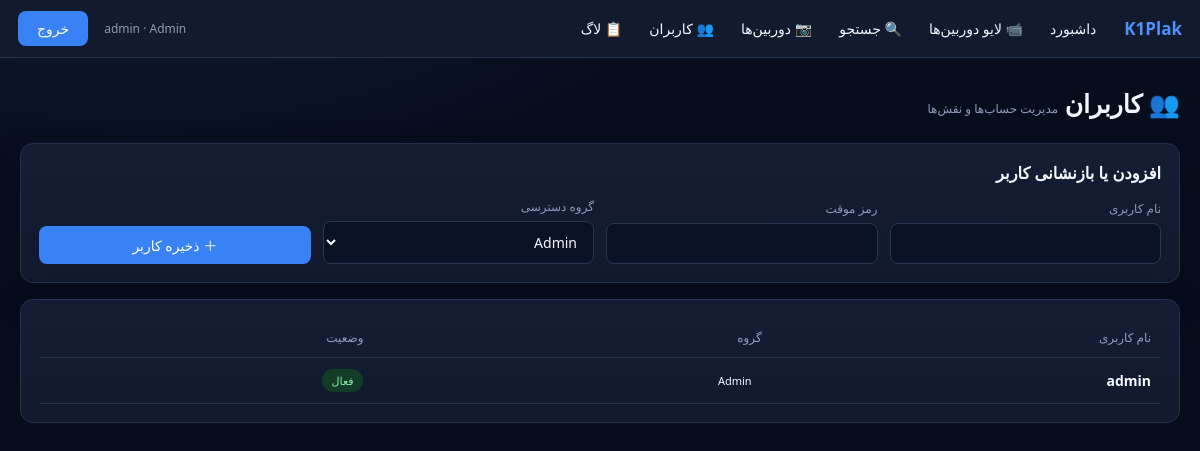
The app's page /users (signed in) with its own data.
### tables this page shows
CREATE TABLE users(id INTEGER PRIMARY KEY, username TEXT UNIQUE, password_hash TEXT NOT NULL, group_id INTEGER, must_change INTEGER DEFAULT 0, active INTEGER DEFAULT 1, FOREIGN KEY(group_id) REFERENCES groups(id));

CREATE TABLE groups(id INTEGER PRIMARY KEY, name TEXT UNIQUE, permissions TEXT NOT NULL);

### webapp.py (the view, shortened to what this page needs)
@app.route("/users",methods=["GET","POST"])
def users():
    x=need("manage_users")
    if x:return x
    c=db()
    return render_template("users.html",users=c.execute("SELECT u.username,u.active,g.name group_name FROM users u JOIN groups g ON g.id=u.group_id ORDER BY u.username").fetchall(),groups=c.execute("SELECT name FROM groups").fetchall())

### webapp.py (called while the page is built)
def db():
    c=sqlite3.connect(DB_PATH); c.row_factory=sqlite3.Row; c.executescript(SCHEMA)
    c.execute("INSERT OR IGNORE INTO groups(id,name,permissions) VALUES(1,'Admin',?)",(DEFAULT_PERMS,))
    c.execute("INSERT OR IGNORE INTO groups(name,permissions) VALUES('Operator','view_live,export_reports')")
    c.execute("INSERT OR IGNORE INTO groups(name,permissions) VALUES('Supervisor','view_logs,manage_users')")
    c.execute("INSERT OR IGNORE INTO users(username,password_hash,group_id,must_change) VALUES('admin',?,?,1)",
              (generate_password_hash("admin123"),1)); c.commit(); return c

def perms():
    c=db(); r=c.execute("SELECT g.permissions FROM users u JOIN groups g ON g.id=u.group_id WHERE u.username=?",(session.get("user"),)).fetchone()
    return set((r["permissions"] if r else "").split(","))

def need(permission):
    if not session.get("user"): return redirect(url_for("login",next=request.path))
    if permission and permission not in perms() and "Admin" not in session.get("group",""): abort(403)
    return None

@app.before_request
def session_guard():
    if session.get("user"): session.permanent=True

### templates/users.html
{% extends "base.html" %}{% block content %}<h1 class="page-title">👥 کاربران <small>مدیریت حساب‌ها و نقش‌ها</small></h1><div class="card"><div class="section-head"><h3>افزودن یا بازنشانی کاربر</h3></div><form method="post" class="form-grid"><div><label>نام کاربری</label><input name="username" required></div><div><label>رمز موقت</label><input name="password" type="password" required></div><div><label>گروه دسترسی</label><select name="group">{% for g in groups %}<option>{{g.name}}</option>{% endfor %}</select></div><button class="btn">＋ ذخیره کاربر</button></form></div><div class="card"><div class="table-wrap"><table class="table"><tr><th>نام کاربری</th><th>گروه</th><th>وضعیت</th></tr>{% for u in users %}<tr><td><strong>{{u.username}}</strong></td><td><span class="badge badge-info">{{u.group_name}}</span></td><td>{% if u.active %}<span class="badge badge-ok">فعال</span>{% else %}<span class="badge badge-off">غیرفعال</span>{% endif %}</td></tr>{% else %}<tr><td colspan="3" class="empty">کاربری ثبت نشده است.</td></tr>{% endfor %}</table></div></div>{% endblock %}

### static/style.css (style rules this page uses)
:root { --bg:#080d1d;--panel:#131b31;--line:#25314d;--text:#f5f7ff;--muted:#8e9ab7;--blue:#3982f5;--green:#22c55e;--red:#ef4444;--gold:#eab308 }
* { box-sizing:border-box }
html { background:var(--bg) }
body { margin:0;min-height:100vh;background:radial-gradient(900px 440px at 12% -12%,#19336166,transparent 65%),var(--bg);color:var(--text);font-family:Tahoma,"Segoe UI",sans-serif;font-size:14px }
.page-title { font-size:25px;margin:0 0 23px;font-weight:900 }
.page-title small { font-size:12px;color:var(--muted);font-weight:400 }
.card { background:linear-gradient(180deg,#141d34,#11192e);border:1px solid var(--line);border-radius:13px;padding:18px;margin-bottom:16px;box-shadow:0 14px 40px #0002 }
.muted,small { color:var(--muted) }
.btn { display:inline-flex;align-items:center;justify-content:center;background:var(--blue);color:white;border:0;border-radius:8px;padding:9px 16px;font:inherit;cursor:pointer }
.form-grid,.row { display:grid;grid-template-columns:repeat(auto-fit,minmax(150px,1fr));gap:12px;align-items:end }
.form-control,.form-select,input,select { width:100%;background:#091225;color:var(--text);border:1px solid #2a3655;border-radius:8px;padding:10px 12px;font:inherit;outline:none }
label { display:block;color:var(--muted);font-size:12px;margin-bottom:6px }
.table-wrap { overflow:auto }
table,.table { width:100%;border-collapse:collapse;background:transparent }
.table th,.table td,th,td { padding:11px 10px;border-bottom:1px solid #25304a;text-align:right;white-space:nowrap }
.table th,th { font-size:12px;color:#91a0be;font-weight:500 }
.badge { display:inline-flex;padding:4px 10px;border-radius:99px;font-size:11px }
.badge-ok { background:#123c27;color:#86efac }
.section-head { display:flex;align-items:center;justify-content:space-between;gap:10px;margin-bottom:14px }
.section-head h2,.section-head h3 { margin:0 }

### records on screen
users: username "admin", group_name "Admin", active "فعال"

### other values on screen
{{ session.user }} "admin"
{{ session.group }} "Admin"
form field group "Admin"
